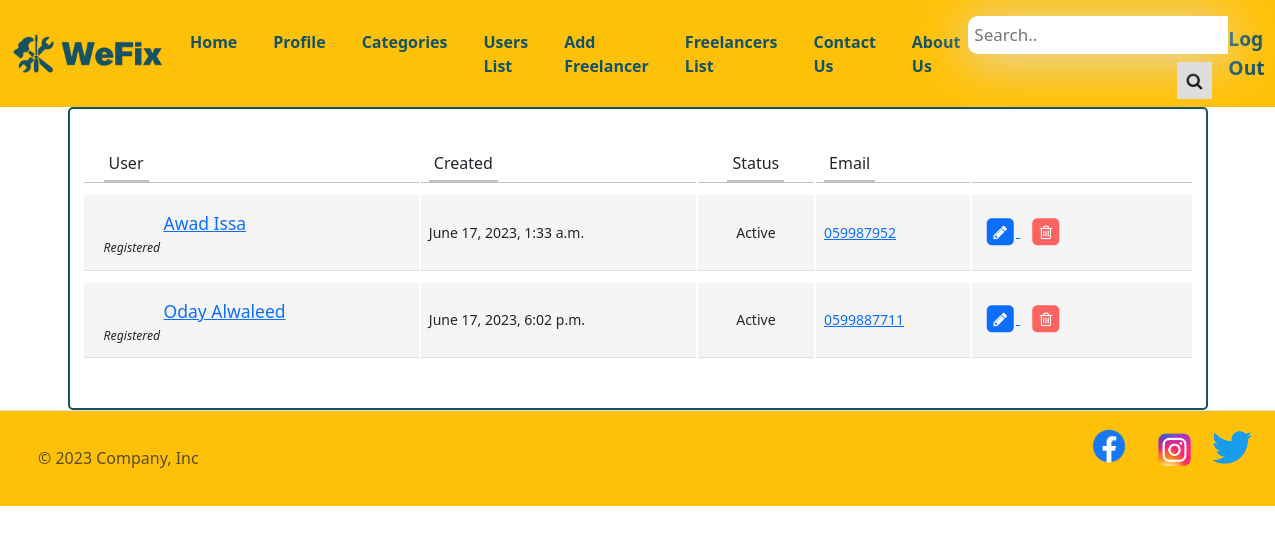
The app's page /showfreelancer (signed in), older data.
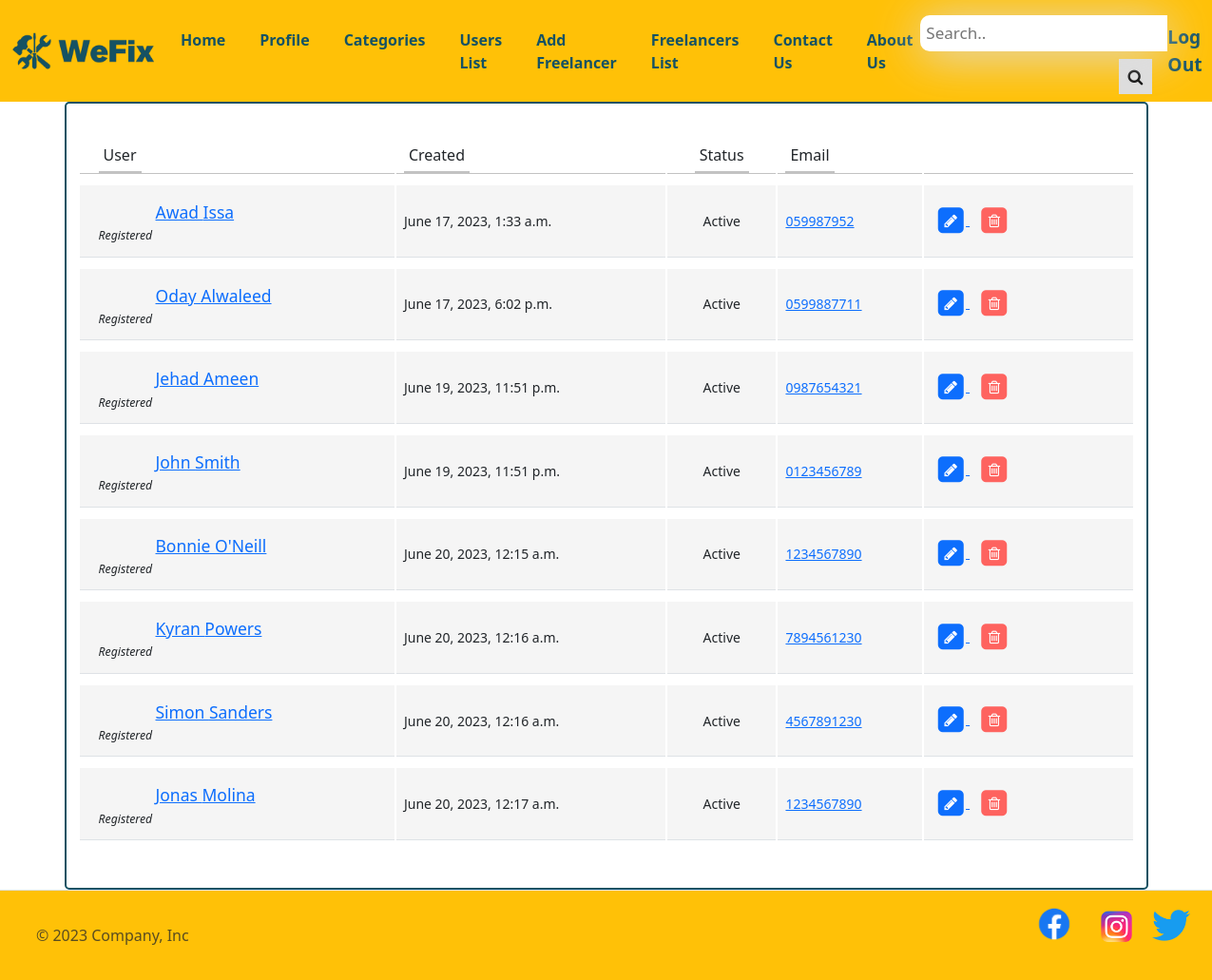
The same page, newer data.
### main_app/models.py (models this page shows)
class Freelancer(models.Model):
    first_name = models.CharField(max_length=45)
    last_name = models.CharField(max_length=45)
    phone_number = models.CharField(max_length=10)
    experience = models.PositiveIntegerField(default=0)
    category = models.ForeignKey(Category , related_name="freelancers" , on_delete=models.DO_NOTHING )
    users_who_like = models.ManyToManyField(User, related_name='liked_freelancer')
    users_who_dislike = models.ManyToManyField(User, related_name='disliked_freelancer')
    created_at = models.DateTimeField(auto_now_add=True)
    updated_at = models.DateTimeField(auto_now=True)
    objects = FreelancerManager()

### main_app/views.py (the view)
def show_freelancer(request):
    if 'userid' not in request.session:
        return redirect ('/')
    if request.session['userid'] == 1:
        context = {
            "freelancers" : models.show_freelancer_models()
        }
        return render (request , "showfreelancer.html" , context)
    else:
        return redirect ('/')

### main_app/models.py (called while the page is built)
def show_freelancer_models():
    a = [1,3,4,5,6,7]
    return Freelancer.objects.exclude(id__in = a)

### main_app/templates/showfreelancer.html (shortened to what the changed rows need)
<!doctype html>
<html lang="en">
<head>
  {%load static%}
  <link rel="stylesheet" href="{% static 'css/style.css' %}">
  <link rel="stylesheet" href="https://cdnjs.cloudflare.com/ajax/libs/font-awesome/4.7.0/css/font-awesome.min.css">
  <link href="https://cdn.jsdelivr.net/npm/bootstrap@5.3.0/dist/css/bootstrap.min.css" rel="stylesheet"
>
</head>
<body>
<link href="https://maxcdn.bootstrapcdn.com/font-awesome/4.3.0/css/font-awesome.min.css" rel="stylesheet">
<div class="container">
<div class="row">
	<div class="col-lg-12">
		<div class="main-box clearfix">
			<div class="table-responsive">
				<table class="table user-list">
					<thead>
						<tr>
							<th><span>User</span></th>
							<th><span>Created</span></th>
							<th class="text-center"><span>Status</span></th>
							<th><span>Email</span></th>
							<th>&nbsp;</th>
						</tr>
					</thead>
					<tbody>
                        {% for freelancer in freelancers %}
						<tr>
							<td>
								<a href="#" class="user-link">{{freelancer.first_name}} {{freelancer.last_name}} </a>
								<span class="user-subhead">Registered</span>
							</td>
							<td>
								{{freelancer.created_at}}
							</td>
							<td class="text-center">
								<span class="label label-default">Active</span>
							</td>
							<td>
								<a href="#">{{freelancer.phone_number}}</a>
							</td>
							<td style="width: 20%;">
								<a href="/editfreelancer/{{freelancer.id}}" class="table-link">
									<span class="fa-stack">
										<i class="fa fa-square fa-stack-2x"></i>
										<i class="fa fa-pencil fa-stack-1x fa-inverse"></i>
									</span>
								</a>
								<a href="/deletefreelancer/{{freelancer.id}}" class="table-link danger">
									<span class="fa-stack">
										<i class="fa fa-square fa-stack-2x"></i>
										<i class="fa fa-trash-o fa-stack-1x fa-inverse"></i>
									</span>
								</a>
							</td>
						</tr>
                        {%endfor%}
					</tbody>
				</table>
			</div>
		</div>
	</div>
</div>
</div>
</body>
</html>

Row changes from the older to the newer data that the page shows:
added Freelancer: first_name "Jehad", last_name "Ameen", created_at "June 19, 2023, 11:51 p.m.", phone_number "0987654321"
added Freelancer: first_name "John", last_name "Smith", created_at "June 19, 2023, 11:51 p.m.", phone_number "0123456789"
added Freelancer: first_name "Bonnie", last_name "O'Neill", created_at "June 20, 2023, 12:15 a.m.", phone_number "1234567890"
added Freelancer: first_name "Kyran", last_name "Powers", created_at "June 20, 2023, 12:16 a.m.", phone_number "7894561230"
added Freelancer: first_name "Simon", last_name "Sanders", created_at "June 20, 2023, 12:16 a.m.", phone_number "4567891230"
added Freelancer: first_name "Jonas", last_name "Molina", created_at "June 20, 2023, 12:17 a.m.", phone_number "1234567890"
